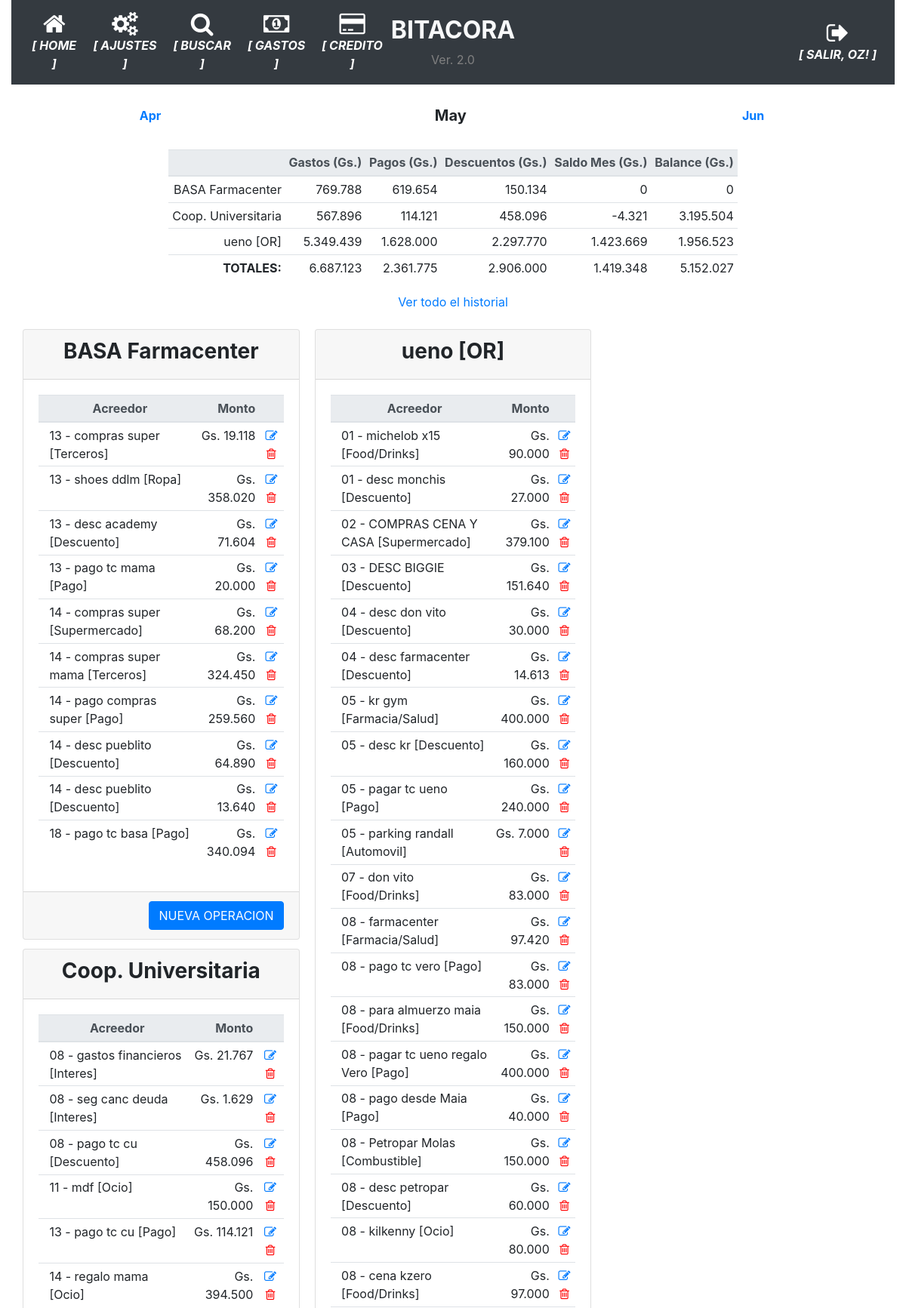
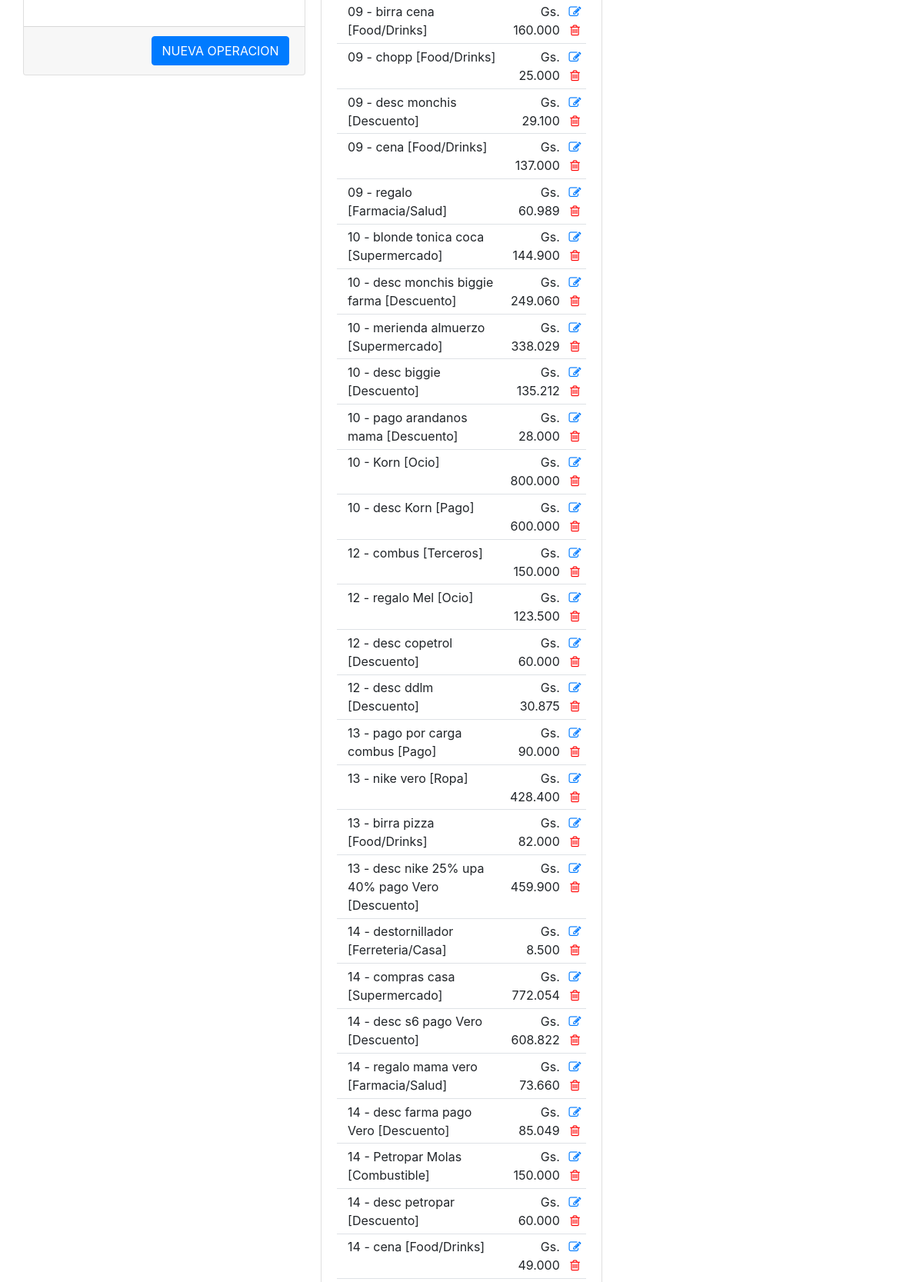
The page /movimientos_mes/ (signed in, upper part) on the database its author committed (2 pictures, top to bottom).
### app/models.py (models this page shows, shortened)
class User(UserMixin, db.Model):
    id = db.Column(db.Integer, primary_key=True)
    username = db.Column(db.String(64), index=True, unique=True)
    email = db.Column(db.String(120), index=True, unique=True)
    password_hash = db.Column(db.String(128))
    perfil = db.Column(db.String(128))

class Tarjetas(db.Model):
    __tablename__='tarjetas'
    id = db.Column(db.Integer, primary_key=True)
    banco = db.Column(db.String(100), nullable=False)
    numero = db.Column(db.String(100), nullable=False)
    vencimiento = db.Column(db.String(10), nullable=False)
    estado = db.Column(db.Boolean, server_default=u'False')

class TiposMovimiento(db.Model):
    __tablename__='tipos_movimiento'
    id = db.Column(db.Integer, primary_key=True)
    tipo = db.Column(db.String(100), nullable=False)

### app/routes.py (the view)
@app.route('/movimientos_mes/', defaults={'mes':datetime.now().strftime('%Y-%m')}, methods=['GET', 'POST'])
@app.route('/movimientos_mes/<string:mes>', methods=['GET', 'POST'])
@login_required
def movimientos_mes(mes):
    defaults={'mes':datetime.now().strftime('%Y-%m')}
    meses = datetime.strptime(mes, '%Y-%m')
    fechas={'mes_anterior':meses-relativedelta(months=1), 'mes_actual':meses, 'mes_siguiente':meses+relativedelta(months=1)}
    operaciones_tj = movimientos_agrupados(mes)
    balances=saldos_mes_tarjeta(mes)
    return render_template('detalle_mes.html', mes=mes, operaciones_tj=operaciones_tj, balances=balances, fechas=fechas)

### app/models.py (called while the page is built)
@login.user_loader
def load_user(id):
    return User.query.get(int(id))

### app/templates/detalle_mes.html
{% extends "base.html" %}
{% block main %}
<div class="container-fluid text-center">
    <div>
        <table class="table table-sm table-borderless">
            <td><a href="{{ url_for('movimientos_mes', mes=fechas.mes_anterior.strftime('%Y-%m')) }}" class="card-link"><strong>{{ fechas.mes_anterior.strftime('%b') }}</strong></a></td>
            <td><h5 class="card-title text-center"><strong>{{ fechas.mes_actual.strftime('%B') }}</strong></h5></td>
            <td><a href="{{ url_for('movimientos_mes', mes=fechas.mes_siguiente.strftime('%Y-%m')) }}" class="card-link"><strong>{{ fechas.mes_siguiente.strftime('%b') }}</strong></a></td>
        </table>
    </div>
    <div class="row justify-content-center">
        <div>
            <table class="table table-sm text-right">
                <thead class="thead-light">
                    <th></th>
                    <th>Gastos (Gs.)</th>
                    <th>Pagos (Gs.)</th>
                    <th>Descuentos (Gs.)</th>
                    <th>Saldo Mes (Gs.)</th>
                    <th>Balance (Gs.)</th>
                </thead>
                <tbody>
                    {% for tarjeta in balances | sort(attribute='banco') %}
                    <tr>
                        <td>{{ tarjeta.banco }}</td>
                        <td>{{ "{:,.0f}".format(tarjeta.compras_mes).replace(",", ".") }}</td>
                        <td>{{ "{:,.0f}".format(tarjeta.pagos_mes).replace(",", ".") }}</td>
                        <td>{{ "{:,.0f}".format(tarjeta.descuentos_mes).replace(",", ".") }}</td>
                        <td>{{ "{:,.0f}".format(tarjeta.balance_mes).replace(",", ".") }}</td>
                        <td>{{ "{:,.0f}".format(tarjeta.balance).replace(",", ".") }}</td>
                    </tr>
                    {% endfor %}
                </tbody>
                <tfoot>
                    <tr>
                        <td><strong>TOTALES:</strong></td>
                        <td>{{ "{:,.0f}".format(balances | sum(attribute='compras_mes')).replace(",", ".") }}</td>
                        <td>{{ "{:,.0f}".format(balances | sum(attribute='pagos_mes')).replace(",", ".") }}</td>
                        <td>{{ "{:,.0f}".format(balances | sum(attribute='descuentos_mes')).replace(",", ".") }}</td>
                        <td>{{ "{:,.0f}".format(balances | sum(attribute='balance_mes')).replace(",", ".") }}</td>
                        <td>{{ "{:,.0f}".format(balances | sum(attribute='balance')).replace(",", ".") }}</td>
                    </tr>
                </tfoot>
            </table>
            <div class="card-text text-center">
                <a href="{{ url_for('historial_operacion') }}" class="card-link">Ver todo el historial</a>
            </div>
        </div>
    </div>
    <div class="container-fluid mt-4">
        <div class="row justify-content-center">
            <div class="card-columns">
                {% for banco, movimientos in operaciones_tj | groupby('banco') %}
                <div class="card">
                    <div class="card-header">
                        <h3><strong>{{ banco }}</strong></h3>
                    </div>
                    <div class="card-body">
                        <div class="table-responsive">
                            <table class="table table-sm">
                                <thead class="thead-light">
                                    <th></th>
                                    <th>Acreedor</th>
                                    <th class="card-text text-right">Monto</th>
                                    <th></th>
                                </thead>
                                <tbody>
                                    {% for movimiento in movimientos %}
                                    <tr>
                                        <td></td>
                                        <td class="card-text text-left">{{movimiento.fecha_operacion.strftime('%d')}} - {{movimiento.descripcion}} [{{movimiento.tipo_movimiento}}]</td>
                                        <td class="card-text text-right">{{ "Gs. {:,.0f}".format(movimiento.monto_operacion).replace(",", ".") }}</td>
                                        <td class="align-self-end">
                                            <a href="{{ url_for('modificar_operacion', operacion_id=movimiento.id_operacion) }}"><i class="fa fa-pencil-square-o"></i></a>
                                            <a href="{{ url_for('borrar_operacion', operacion_id=movimiento.id_operacion) }}" style="color:red"><i class="fa fa-trash-o"></i></a>
                                        </td>
                                    </tr>
                                    {% endfor %}
                                </tbody>
                            </table>
                        </div>
                    </div>
                    <div class="card-footer text-muted text-right">
                        <a href="{{ url_for('nueva_operacion', tarjeta=banco) }}" class="btn btn-primary">NUEVA OPERACION</a>
                    </div>
                </div>
                {% endfor %}
            </div>
        </div>
    </div>
</div>
{% endblock %}

### app/templates/base.html (shortened to what this page needs)
<!doctype html>
<html lang="en">
  <head>
    <link rel="stylesheet" href="https://stackpath.bootstrapcdn.com/bootstrap/4.5.0/css/bootstrap.min.css"></link>
    <link rel="stylesheet" href="https://maxcdn.bootstrapcdn.com/font-awesome/4.4.0/css/font-awesome.min.css"></link>
  </head>
  <body>
    <div class="container-fluid">
      <nav class="navbar navbar-expand-md navbar-dark bg-dark">
        <div class="navbar-collapse collapse w-100 order-1 order-md-0 dual-collapse2">
            <ul class="navbar-nav mr-auto text-center">
              <li class="nav-item active">
                <a href="{{ url_for('index') }}" class="nav-link d-flex flex-column">
                <i class="fa fa-home fa-2x"></i>
                <span class="d-none d-sm-inline"><i><strong>[ HOME ]</strong></i></span></a>
              </li>
              <li class="nav-item active">
                <a href="{{ url_for('parametrico') }}" class="nav-link d-flex flex-column">
                <i class="fa fa-cogs fa-2x"></i>
                <span class="d-none d-sm-inline"><i><strong>[ AJUSTES ]</strong></i></span></a>
              </li>
              <li class="nav-item active">
                <a href="{{ url_for('busqueda') }}" class="nav-link d-flex flex-column">
                <i class="fa fa-search fa-2x"></i>
                <span class="d-none d-sm-inline"><i><strong>[ BUSCAR ]</strong></i></span></a>
              </li>
              <li class="nav-item active">
                <a href="{{ url_for('historico_gastos_detalle', periodo='') }}" class="nav-link d-flex flex-column">
                <i class="fa fa-money fa-2x"></i>
                <span class="d-none d-sm-inline"><i><strong>[ GASTOS ]</strong></i></span></a>
              </li>
              <li class="nav-item active">
                <a href="{{ url_for('movimientos_mes', mes='') }}" class="nav-link d-flex flex-column">
                <i class="fa fa-credit-card fa-2x"></i>
                <span class="d-none d-sm-inline"><i><strong>[ CREDITO ]</strong></i></span></a>
              </li>
            </ul>
        </div>
        <div class="mx-auto order-0 text-center">
            <h2 class="mx-auto text-light"><strong>BITACORA</strong></h2>
            <span style="color: grey">Ver. 2.0</span>
        </div>
        <div class="navbar-collapse collapse w-100 order-3 dual-collapse2">
            <ul class="navbar-nav ml-auto text-center">
              <li class="nav-item active">
                {% if current_user.is_anonymous %}
                  <a href="{{ url_for('logout') }}" class="nav-link d-flex flex-column">
                  <i class="fa fa-sign-in fa-2x"></i>
                  <span class="d-none d-sm-inline"><i><strong>[ ACCEDER ]</strong></i></span></a>
                {% else %}
                  <a href="{{ url_for('logout') }}" class="nav-link d-flex flex-column">
                  <i class="fa fa-sign-out fa-2x"></i>
                  <span class="d-none d-sm-inline"><i><strong>[ SALIR, {{ current_user.username | upper }}! ]</strong></i></span></a>
                {% endif %}
              </li>
            </ul>
        </div>
    </nav>
    <br>
      <div>
        {% block main %}{% endblock %}
      </div>
    </div>
  </body>
</html>

### rows shown on the page
User: username "OZ"
Tarjetas: banco "BASA Farmacenter", compras_mes "769.788", pagos_mes "619.654", descuentos_mes "150.134", balance_mes "0", balance "0", fecha_operacion "13", descripcion "compras super", tipo_movimiento "Terceros", monto_operacion "Gs. 19.118", descripcion "shoes ddlm", tipo_movimiento "Ropa", monto_operacion "Gs. 358.020", descripcion "desc academy", tipo_movimiento "Descuento", monto_operacion "Gs. 71.604", descripcion "pago tc mama", tipo_movimiento "Pago", monto_operacion "Gs. 20.000", fecha_operacion "14", tipo_movimiento "Supermercado", monto_operacion "Gs. 68.200", descripcion "compras super mama", monto_operacion "Gs. 324.450", descripcion "pago compras super", monto_operacion "Gs. 259.560", descripcion "desc pueblito", monto_operacion "Gs. 64.890", monto_operacion "Gs. 13.640", fecha_operacion "18", descripcion "pago tc basa", monto_operacion "Gs. 340.094"
Tarjetas: banco "Coop. Universitaria", compras_mes "567.896", pagos_mes "114.121", descuentos_mes "458.096", balance_mes "-4.321", balance "3.195.504", fecha_operacion "08", descripcion "gastos financieros", tipo_movimiento "Interes", monto_operacion "Gs. 21.767", descripcion "seg canc deuda", monto_operacion "Gs. 1.629", descripcion "pago tc cu", tipo_movimiento "Descuento", monto_operacion "Gs. 458.096", fecha_operacion "11", descripcion "mdf", tipo_movimiento "Ocio", monto_operacion "Gs. 150.000", fecha_operacion "13", tipo_movimiento "Pago", monto_operacion "Gs. 114.121", fecha_operacion "14", descripcion "regalo mama", monto_operacion "Gs. 394.500"
Tarjetas: banco "ueno [OR]", compras_mes "5.349.439", pagos_mes "1.628.000", descuentos_mes "2.297.770", balance_mes "1.423.669", balance "1.956.523", fecha_operacion "01", descripcion "michelob x15", tipo_movimiento "Food/Drinks", monto_operacion "Gs. 90.000", descripcion "desc monchis", tipo_movimiento "Descuento", monto_operacion "Gs. 27.000", fecha_operacion "02", descripcion "COMPRAS CENA Y CASA", tipo_movimiento "Supermercado", monto_operacion "Gs. 379.100", fecha_operacion "03", descripcion "DESC BIGGIE", monto_operacion "Gs. 151.640", fecha_operacion "04", descripcion "desc don vito", monto_operacion "Gs. 30.000", descripcion "desc farmacenter", monto_operacion "Gs. 14.613", fecha_operacion "05", descripcion "kr gym", tipo_movimiento "Farmacia/Salud", monto_operacion "Gs. 400.000", descripcion "desc kr", monto_operacion "Gs. 160.000", descripcion "pagar tc ueno", tipo_movimiento "Pago", monto_operacion "Gs. 240.000", descripcion "parking randall", tipo_movimiento "Automovil", monto_operacion "Gs. 7.000", fecha_operacion "07", descripcion "don vito", monto_operacion "Gs. 83.000", fecha_operacion "08", descripcion "farmacenter", monto_operacion "Gs. 97.420", descripcion "pago tc vero", descripcion "para almuerzo maia", monto_operacion "Gs. 150.000", descripcion "pagar tc ueno regalo Vero", descripcion "pago desde Maia", monto_operacion "Gs. 40.000", descripcion "Petropar Molas", tipo_movimiento "Combustible", descripcion "desc petropar", monto_operacion "Gs. 60.000", descripcion "kilkenny", tipo_movimiento "Ocio", monto_operacion "Gs. 80.000", descripcion "cena kzero", monto_operacion "Gs. 97.000", fecha_operacion "09", descripcion "birra cena", descripcion "chopp", monto_operacion "Gs. 25.000", monto_operacion "Gs. 29.100", descripcion "cena", monto_operacion "Gs. 137.000", descripcion "regalo", monto_operacion "Gs. 60.989", fecha_operacion "10", descripcion "blonde tonica coca", monto_operacion "Gs. 144.900", descripcion "desc monchis biggie farma", monto_operacion "Gs. 249.060", descripcion "merienda almuerzo", monto_operacion "Gs. 338.029", descripcion "desc biggie", monto_operacion "Gs. 135.212", descripcion "pago arandanos mama", monto_operacion "Gs. 28.000", descripcion "Korn", monto_operacion "Gs. 800.000", descripcion "desc Korn", monto_operacion "Gs. 600.000", fecha_operacion "12", descripcion "combus", tipo_movimiento "Terceros", descripcion "regalo Mel", monto_operacion "Gs. 123.500", descripcion "desc copetrol", descripcion "desc ddlm", monto_operacion "Gs. 30.875", fecha_operacion "13", descripcion "pago por carga combus", descripcion "nike vero", tipo_movimiento "Ropa", monto_operacion "Gs. 428.400", descripcion "birra pizza", monto_operacion "Gs. 82.000", descripcion "desc nike 25% upa 40% pago Vero", monto_operacion "Gs. 459.900", fecha_operacion "14", descripcion "destornillador", tipo_movimiento "Ferreteria/Casa", monto_operacion "Gs. 8.500", descripcion "compras casa", monto_operacion "Gs. 772.054", descripcion "desc s6 pago Vero", monto_operacion "Gs. 608.822", descripcion "regalo mama vero", monto_operacion "Gs. 73.660", descripcion "desc farma pago Vero", monto_operacion "Gs. 85.049", monto_operacion "Gs. 49.000"

### other values the page prints
{{ fechas.mes_anterior.strftime('%b') }} "Apr"
{{ fechas.mes_actual.strftime('%B') }} "May"
{{ fechas.mes_siguiente.strftime('%b') }} "Jun"
